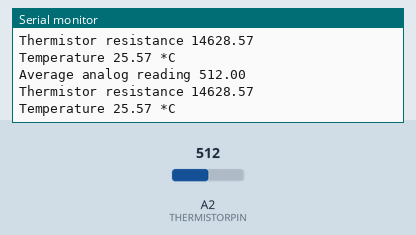
This sketch was run on a simulated Arduino Uno, built with avr-gcc and run on an emulated ATmega328P. Shown: the last lines printed to the serial monitor. Inputs (shaded band) come from the test bench; at power-on: A2 (THERMISTORPIN) = 512.

Above: at 1.2 s.
1.3 s: A2 (THERMISTORPIN) set to 1023
At 3.0 s:
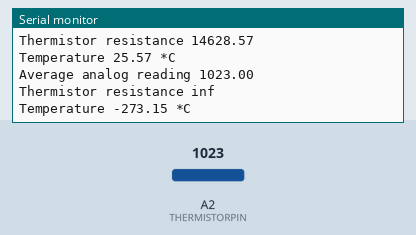
4.3 s: A2 (THERMISTORPIN) set to 900
At 6.2 s:
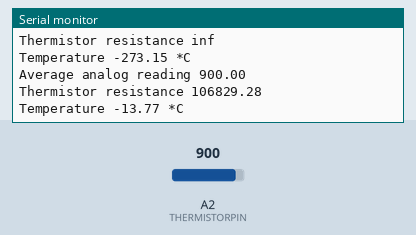
Timing chart, 0 to 7.7 s (numbered marks = the images above; inputs shaded):
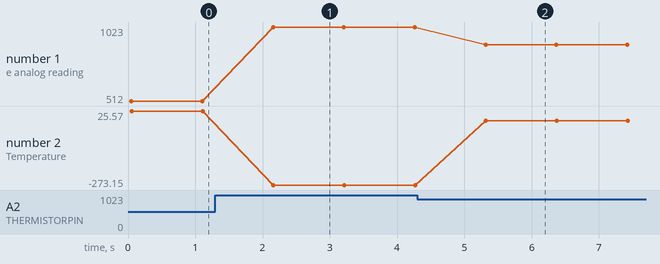

The sketch:

Thermistor_test.ino
```cpp
// (licence header left out)
// thermistor-2.ino Intermediate test program for a thermistor. Adafruit Learning System Tutorial
// https://learn.adafruit.com/thermistor/using-a-thermistor by Limor Fried, Adafruit Industries
// MIT License - please keep attribution and please consider buying parts from Adafruit

// which analog pin to connect
#define THERMISTORPIN A2
// how many samples to take and average, more takes longer
// but is more 'smooth'
// resistance at 25 degrees C
#define THERMISTORNOMINAL 15000
// temp. for nominal resistance (almost always 25 C)
#define TEMPERATURENOMINAL 25
#define NUMSAMPLES 5
// the value of the 'reference' resistor
// Measured across ohmeter
#define SERIESRESISTOR 14600
#define BCOEFFICIENT 3916.06

int samples[NUMSAMPLES];

void setup(void) {
  Serial.begin(115200);
  // connect AREF to 3.3V and use that as VCC, less noisy!
  analogReference(EXTERNAL);
}

void loop(void) {
  uint8_t i;
  float average;

  // take N samples in a row, with a slight delay
  for (i=0; i< NUMSAMPLES; i++) {
   samples[i] = analogRead(THERMISTORPIN);
   delay(10);
  }

  // average all the samples out
  average = 0;
  for (i=0; i< NUMSAMPLES; i++) {
     average += samples[i];
  }
  average /= NUMSAMPLES;

  Serial.print("Average analog reading ");
  Serial.println(average);
  // convert the value to resistance
  average = 1023 / average - 1;
  average = SERIESRESISTOR / average;

  Serial.print("Thermistor resistance ");
  Serial.println(average);

  float steinhart;
  steinhart = average / THERMISTORNOMINAL;     // (R/Ro)
  steinhart = log(steinhart);                  // ln(R/Ro)
  steinhart /= BCOEFFICIENT;                   // 1/B * ln(R/Ro)
  steinhart += 1.0 / (TEMPERATURENOMINAL + 273.15); // + (1/To)
  steinhart = 1.0 / steinhart;                 // Invert
  steinhart -= 273.15;                         // convert absolute temp to C

  Serial.print("Temperature ");
  Serial.print(steinhart);
  Serial.println(" *C");

  delay(1000);
}
```

Measured:
- after the input at 1.3 s, the serial monitor: prints a new line after 0.86 s (image 1)
- after the input at 4.3 s, the serial monitor: prints a new line after 1.0 s (image 2)
- plotted number 1: 512 → 1023 after the input at 1.3 s, 1023 → 900 after the input at 4.3 s
- plotted number 2: 25.57 → -273.15 after the input at 1.3 s, -273.15 → -13.77 after the input at 4.3 s
